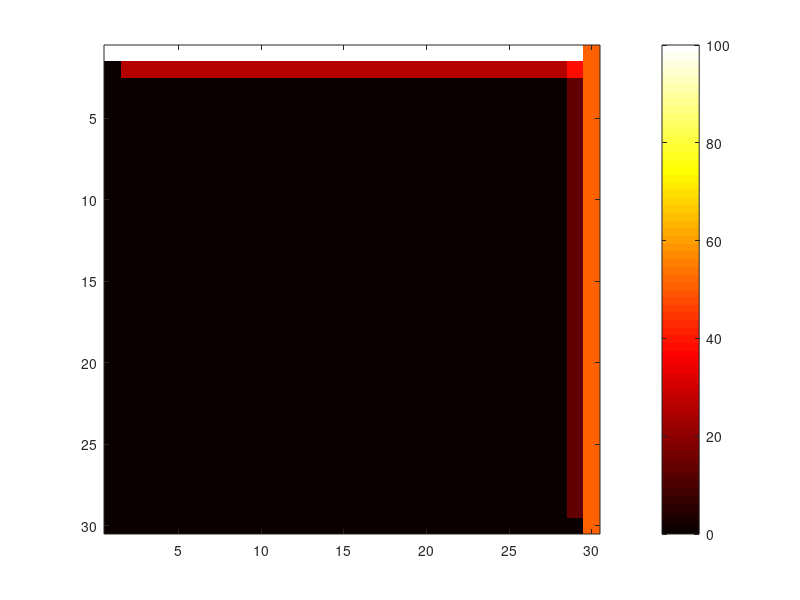

Here is the MATLAB script that generated this plot: (Note: this script raises an error after producing the figure.)
function heatPlate(iterations)
    if nargin < 1
        iterations = 500;
    end

    grid_size = 30;
    plate = zeros(grid_size, grid_size);
    
    % Set boundary conditions (heat sources)
    plate(1, :) = 100;
    plate(:, end) = 50;
    
    figure; 
    colormap('hot');

    % calculate and plot the heat spreading
    for iter = 1:iterations

        pause(0.05);
        new_plate = plate;
        
        for i = 2:(grid_size-1)
            for j = 2:(grid_size-1)
                new_plate(i,j) = (plate(i-1, j) + plate(i+1, j) + ...
                                  plate(i, j-1) + plate(i, j+1)) / 4;
            end
        end
        
        plate = new_plate;
        
        % animation
        imagesc(plate);
        colorbar; 
        clim([0 100]); 
        title(sprintf('Heat Diffusion (Iteration %d)', iter));
        drawnow;
    end
end
